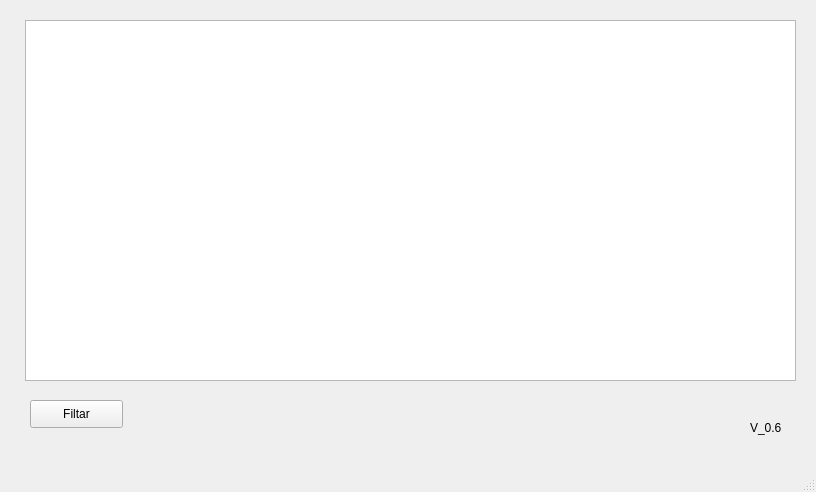
<?xml version="1.0" encoding="UTF-8"?>
<ui version="4.0">
 <class>MainWindow</class>
 <widget class="QMainWindow" name="MainWindow">
  <property name="geometry">
   <rect>
    <x>0</x>
    <y>0</y>
    <width>816</width>
    <height>492</height>
   </rect>
  </property>
  <property name="windowTitle">
   <string>MainWindow</string>
  </property>
  <widget class="QWidget" name="centralwidget">
   <widget class="QPushButton" name="btn_filtrar">
    <property name="geometry">
     <rect>
      <x>30</x>
      <y>400</y>
      <width>93</width>
      <height>28</height>
     </rect>
    </property>
    <property name="text">
     <string>Filtar</string>
    </property>
   </widget>
   <widget class="QLabel" name="label">
    <property name="geometry">
     <rect>
      <x>750</x>
      <y>420</y>
      <width>55</width>
      <height>16</height>
     </rect>
    </property>
    <property name="text">
     <string>V_0.6</string>
    </property>
   </widget>
   <widget class="QTextBrowser" name="txtbrerror">
    <property name="geometry">
     <rect>
      <x>25</x>
      <y>20</y>
      <width>771</width>
      <height>361</height>
     </rect>
    </property>
   </widget>
   <widget class="QLabel" name="label_2">
    <property name="geometry">
     <rect>
      <x>250</x>
      <y>410</y>
      <width>341</width>
      <height>20</height>
     </rect>
    </property>
    <property name="text">
     <string/>
    </property>
   </widget>
  </widget>
  <widget class="QMenuBar" name="menubar">
   <property name="geometry">
    <rect>
     <x>0</x>
     <y>0</y>
     <width>816</width>
     <height>26</height>
    </rect>
   </property>
  </widget>
  <widget class="QStatusBar" name="statusbar"/>
 </widget>
 <resources/>
 <connections/>
</ui>
